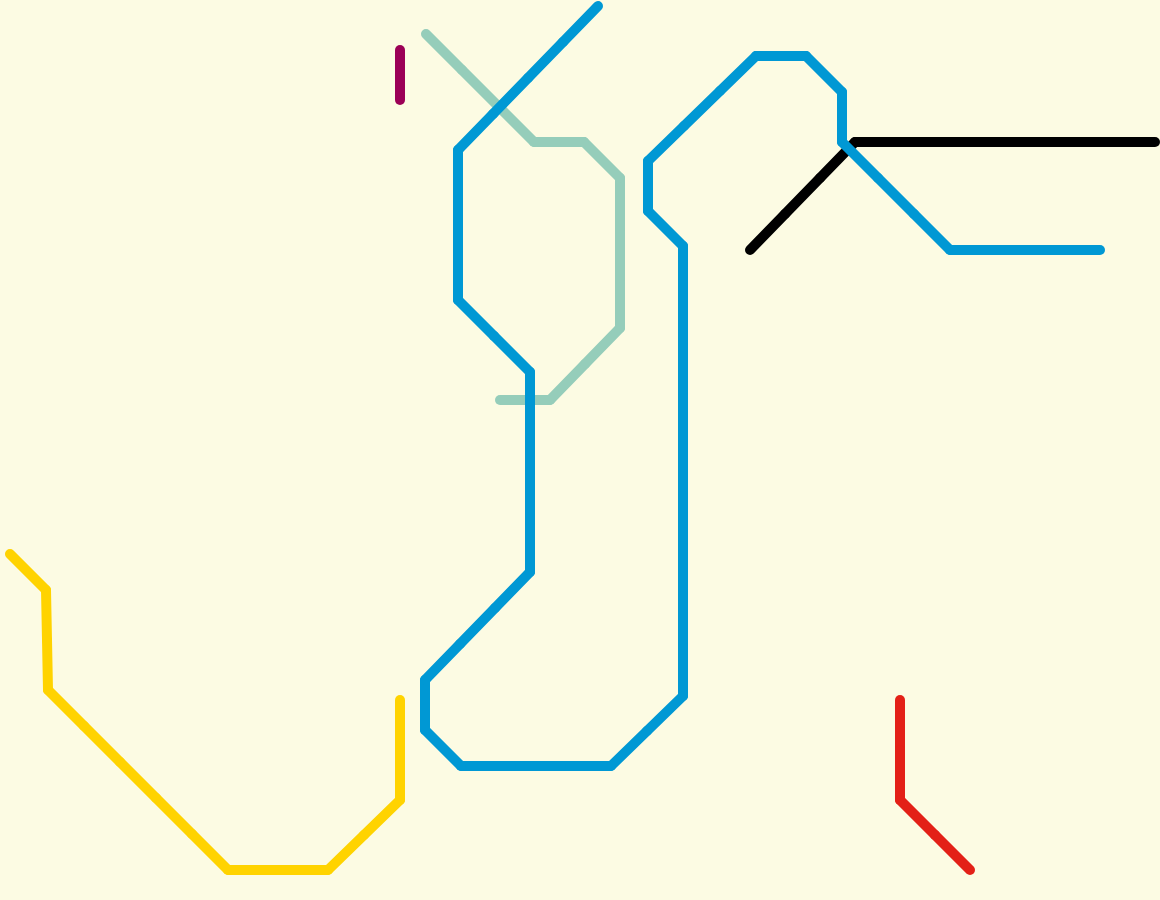
Frame 1 (no input)
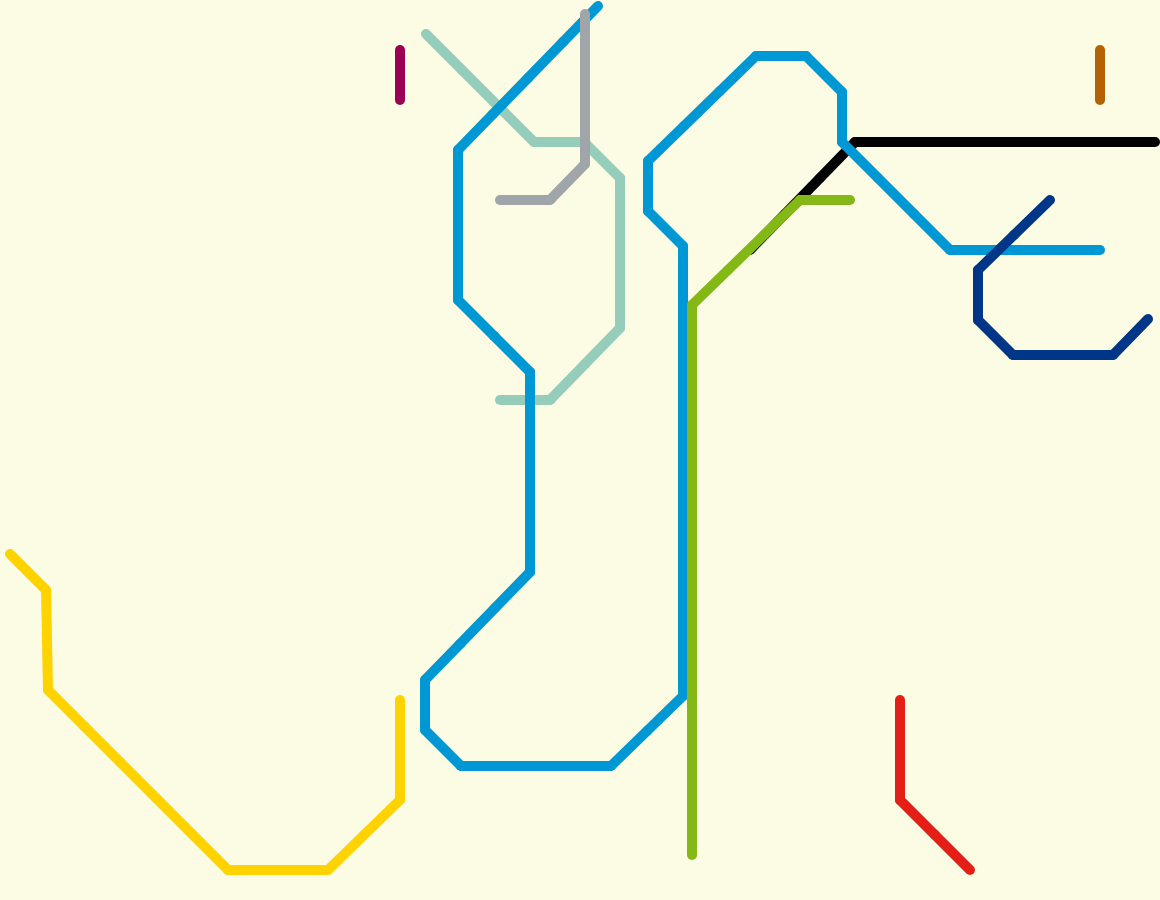
Frame 2 (the mouse pressed at the canvas centre, redrawn once)

The p5.js sketch that drew these frames (run headless with seeded random() and noise() and a simulated clock; the mouse was pressed at the canvas centre and the sketch redrawn once):

// p5.js sketch
// ── sketch.js
let line_colours = [
  '#B36305',
  '#E32017',
  '#FFD300',
  '#00782A',
  '#00A4A7',
  '#F3A9BB',
  '#A0A5A9',
  '#9B0056',
  '#000000',
  '#EE7C0E',
  '#003688',
  '#84B817',
  '#0098D4',
  '#95CDBA'
];

let background_col = '#FCFBE3';
let canvas_width = window.innerWidth - 40;
let canvas_height = window.innerHeight - 100;
let grid_size = 50;

function setup() {
  createCanvas(canvas_width, canvas_height);
  background(background_col);
  noLoop();
  angleMode(DEGREES);
}

function draw() {
  for (i = 0; i <= Math.floor(random(3, line_colours.length)); i++) {
    drawTubeLine();
  }
}

function drawTubeLine() {
  let line_select_col = Math.floor(random(0, line_colours.length));
  let line_col = line_colours[line_select_col];
  // Remove the selected line colour from array;
  line_colours.splice(line_select_col, 1);
  let line_weight = 10;
  let min_line_steps = 50;
  let max_line_steps = 200;
  let line_steps = Math.floor(random(min_line_steps, max_line_steps));
  let x_spaces = canvas_width / grid_size;
  let y_spaces = canvas_height / grid_size;
  let prev_x = (Math.floor(random(0, x_spaces))) * grid_size;
  let prev_y = (Math.floor(random(0, y_spaces))) * grid_size;
  let new_x = prev_x;
  let new_y = prev_y;
  let direction = Math.floor(random(0, 8));
  let direction_adjust = 0;
  let angle = 0;

  stroke(line_col);
  strokeWeight(line_weight);
  for (k = 0; k <= line_steps; k++) {
    direction_adjust = Math.floor(random(-1, 2));
    console.log('direction ' + direction);
    console.log('direction_adjust ' + direction_adjust);
    direction += random() >= 0.5 ? direction_adjust : 0;
    direction = direction > 7 ? 0 : direction;
    direction = direction < 0 ? 7 : direction;
    angle = 45 * direction;
    console.log('angle ' + angle);
    new_x = Math.floor(grid_size * cos(angle) + prev_x);
    new_y = Math.floor(grid_size * sin(angle) + prev_y);
    console.log('new_x ' + new_x);
    console.log('new_y ' + new_y);
    if (new_x >= canvas_width || new_x <= 0 || new_y >= canvas_height || new_y <= 0) {
      break;
    }
    line(prev_x, prev_y, new_x, new_y);
    prev_x = new_x;
    prev_y = new_y;
  }
}
